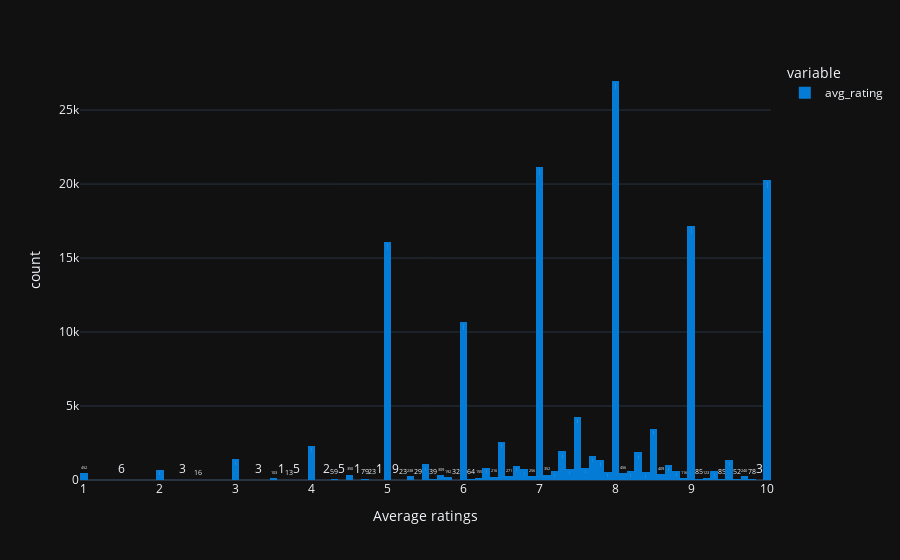

Notebook code cell kept with this figure:
### Code cell
import plotly.express as px

px.histogram(popular_books["avg_rating"],nbins = 150,template ="plotly_dark", labels = {'count': 'Counts','value':'Average ratings'},text_auto = True,
    color_discrete_sequence=['#047BD5'])

### Figure 1 — Plotly figure (JSON) as saved in the notebook; plotly's stock layout.template omitted (floating-point values rounded to 4 significant figures; data arrays with more than 128 entries replaced by an {"elided": "..."} marker saying what was removed)
{"data": [{"alignmentgroup": "True", "bingroup": "x", "hovertemplate": "variable=avg_rating<br>Average ratings=%{x}<br>count=%{y}<extra></extra>", "legendgroup": "avg_rating", "marker": {"color": "#047BD5", "pattern": {"shape": ""}}, "name": "avg_rating", "nbinsx": 150, "offsetgroup": "avg_rating", "orientation": "v", "showlegend": true, "texttemplate": "%{value}", "type": "histogram", "x": {"elided": "149836 float values"}, "xaxis": "x", "yaxis": "y"}], "layout": {"barmode": "relative", "legend": {"title": {"text": "variable"}, "tracegroupgap": 0}, "margin": {"t": 60}, "xaxis": {"anchor": "y", "domain": [0, 1], "title": {"text": "Average ratings"}}, "yaxis": {"anchor": "x", "domain": [0, 1], "title": {"text": "count"}}}}
